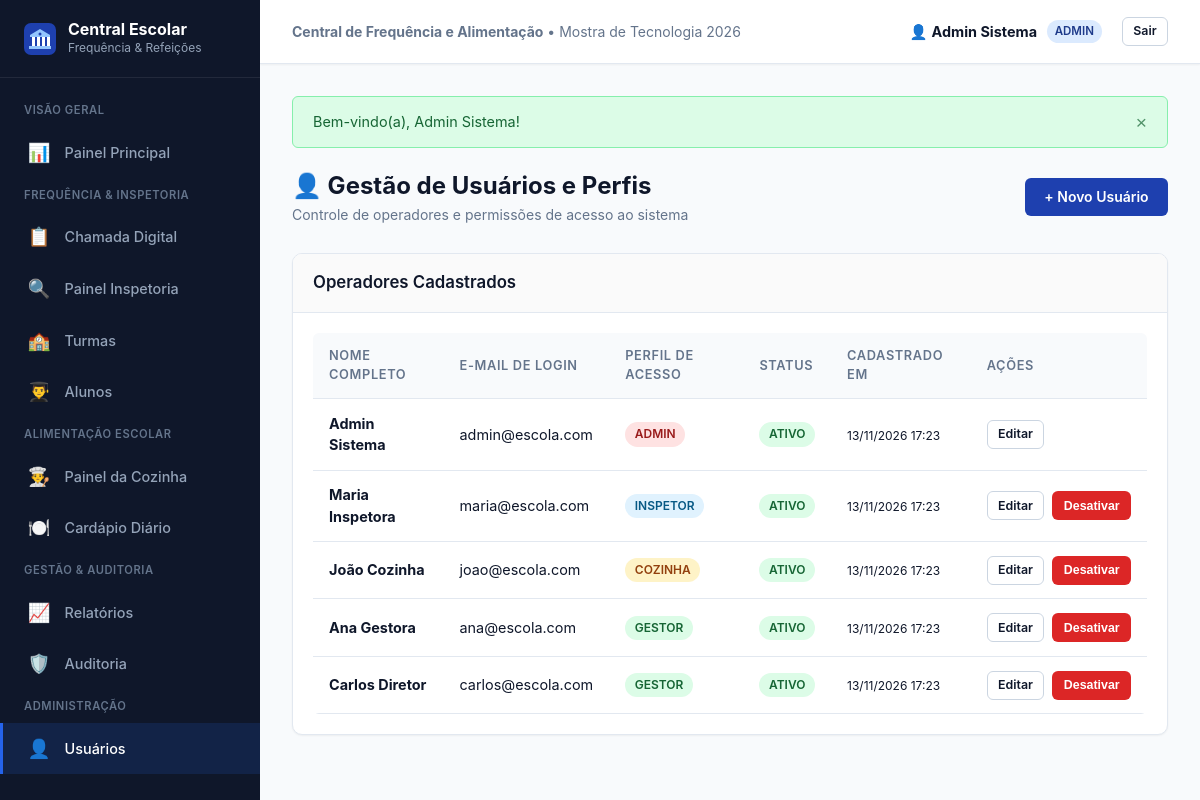
The app's page /usuarios (signed in) with its own data.
### tables this page shows
CREATE TABLE IF NOT EXISTS usuario (
    id          INT UNSIGNED    NOT NULL AUTO_INCREMENT,
    nome        VARCHAR(150)    NOT NULL COMMENT 'Nome completo do usuário',
    email       VARCHAR(200)    NOT NULL COMMENT 'E-mail de login (único)',
    senha_hash  VARCHAR(255)    NOT NULL COMMENT 'Hash da senha (bcrypt)',
    perfil      ENUM('admin','inspetor','cozinha','gestor') NOT NULL
                COMMENT 'Perfil/papel do usuário no sistema',
    ativo       TINYINT(1)      NOT NULL DEFAULT 1 COMMENT '1 = ativo, 0 = inativo',
    created_at  DATETIME        NOT NULL DEFAULT CURRENT_TIMESTAMP,
    updated_at  DATETIME        NOT NULL DEFAULT CURRENT_TIMESTAMP ON UPDATE CURRENT_TIMESTAMP,
    PRIMARY KEY (id),
    UNIQUE KEY uk_usuario_email (email)
);

### app/controllers/UsuariosController.php (called while the page is built, shortened)
<?php
class UsuariosController extends Controller
{
    public function index(): void
    {
        $usuarioModel = $this->model('Usuario');
        $usuarios = $usuarioModel->findAll();
        $this->view('usuarios/index', [
            'titulo'   => 'Gestão de Usuários',
            'usuarios' => $usuarios,
        ]);
    }
}

### core/App.php (called while the page is built, shortened)
<?php
class App
{
    protected string $method = 'index';
    public function __construct()
    {
        $url = $this->parseUrl();
        if (isset($url[0]) && !empty($url[0])) {
            $nomeControlador = ucfirst(strtolower($url[0])) . 'Controller';
            $arquivoControlador = ROOT_PATH . '/app/controllers/' . $nomeControlador . '.php';
            if (file_exists($arquivoControlador)) {
                unset($url[0]);
            } else {
                $this->exibir404();
                return;
            }
        }
        $this->controller = new $this->controller();
        $this->params = $url ? array_values($url) : [];
        call_user_func_array([$this->controller, $this->method], $this->params);
    }
    protected function parseUrl(): array
    {
        if (isset($_GET['url'])) {
            $url = filter_var(rtrim($_GET['url'], '/'), FILTER_SANITIZE_URL);
            return explode('/', $url);
        }
        return [];
    }
}

### index.php (called while the page is built, shortened)
<?php
require_once ROOT_PATH . '/config/database.php';
require_once ROOT_PATH . '/core/App.php';
require_once ROOT_PATH . '/core/Controller.php';
require_once ROOT_PATH . '/core/Model.php';
require_once ROOT_PATH . '/core/Middleware.php';
require_once ROOT_PATH . '/core/Helpers.php';
$app = new App();

### core/Middleware.php (called while the page is built, shortened)
<?php
class Middleware
{
    public static function isLoggedIn(): bool
    {
        return isset($_SESSION['usuario_id']);
    }
    public static function currentUser(): ?array
    {
        return [
            'id'    => $_SESSION['usuario_id'],
            'nome'  => $_SESSION['usuario_nome'],
            'email' => $_SESSION['usuario_email'],
            'perfil' => $_SESSION['usuario_perfil'],
        ];
    }
    public static function currentUserId(): ?int
    {
        return $_SESSION['usuario_id'] ?? null;
    }
}

### core/Model.php (called while the page is built, shortened)
<?php
class Model
{
    protected PDO $db;
    protected string $table = '';
    public function __construct()
    {
        $this->db = Database::connect();
    }
    public function findAll(): array
    {
        $sql = "SELECT * FROM {$this->table}";
        $stmt = $this->db->query($sql);
        return $stmt->fetchAll();
    }
}

### config/database.php (called while the page is built, shortened)
<?php
class Database
{
    private static ?Database $instance = null;
    private function __construct()
    {
        $dsn = 'mysql:host=' . DB_HOST . ';dbname=' . DB_NAME . ';charset=' . DB_CHARSET;
        $opcoes = [
            PDO::ATTR_ERRMODE            => PDO::ERRMODE_EXCEPTION,
            PDO::ATTR_DEFAULT_FETCH_MODE => PDO::FETCH_OBJ,
            PDO::ATTR_EMULATE_PREPARES   => false,
        ];
        try {
            $this->pdo = new PDO($dsn, DB_USER, DB_PASS, $opcoes);
        } catch (PDOException $e) {
            die('Erro ao conectar com o banco de dados: ' . $e->getMessage());
        }
    }
    public static function connect(): PDO
    {
        if (self::$instance === null) {
            self::$instance = new self();
        }
        return self::$instance->pdo;
    }
}

### app/views/usuarios/index.php (the view)
<div class="page-header">
    <div>
        <h1 class="page-header-title">👤 Gestão de Usuários e Perfis</h1>
        <p class="breadcrumb-info">Controle de operadores e permissões de acesso ao sistema</p>
    </div>
    <div class="page-header-actions">
        <a href="<?= BASE_URL ?>/usuarios/criar" class="btn btn-primary">+ Novo Usuário</a>
    </div>
</div>
<div class="card">
    <div class="card-header">
        <h3>Operadores Cadastrados</h3>
    </div>
    <div class="card-body">
        <div class="table-container">
            <table>
                <thead>
                    <tr>
                        <th>Nome Completo</th>
                        <th>E-mail de Login</th>
                        <th>Perfil de Acesso</th>
                        <th>Status</th>
                        <th>Cadastrado Em</th>
                        <th>Ações</th>
                    </tr>
                </thead>
                <tbody>
                    <?php foreach ($usuarios as $u): ?>
                        <tr>
                            <td><strong><?= sanitize($u->nome) ?></strong></td>
                            <td><?= sanitize($u->email) ?></td>
                            <td>
                                <?php
                                $badgeClass = match($u->perfil) {
                                    'admin'    => 'badge-danger',
                                    'inspetor' => 'badge-info',
                                    'cozinha'  => 'badge-warning',
                                    'gestor'   => 'badge-success',
                                    default    => 'badge-secondary'
                                };
                                ?>
                                <span class="badge <?= $badgeClass ?>"><?= strtoupper(sanitize($u->perfil)) ?></span>
                            </td>
                            <td>
                                <?php if ($u->ativo): ?>
                                    <span class="badge badge-success">Ativo</span>
                                <?php else: ?>
                                    <span class="badge badge-secondary">Inativo</span>
                                <?php endif; ?>
                            </td>
                            <td><small><?= formatDateTime($u->created_at) ?></small></td>
                            <td>
                                <div style="display: flex; gap: 0.5rem;">
                                    <a href="<?= BASE_URL ?>/usuarios/editar/<?= $u->id ?>" class="btn btn-outline btn-sm">Editar</a>
                                    <?php if ($u->id != Middleware::currentUserId() && $u->ativo): ?>
                                        <form action="<?= BASE_URL ?>/usuarios/excluir/<?= $u->id ?>" method="POST" onsubmit="return confirm('Desativar o usuário <?= sanitize($u->nome) ?>?');">
                                            <button type="submit" class="btn btn-danger btn-sm">Desativar</button>
                                        </form>
                                    <?php endif; ?>
                                </div>
                            </td>
                        </tr>
                    <?php endforeach; ?>
                </tbody>
            </table>
        </div>
    </div>
</div>

### app/views/templates/header.php (shortened to what this page needs)
<?php
$usuarioAtual = Middleware::currentUser();
$perfilAtual = $usuarioAtual['perfil'] ?? '';
?>
<!DOCTYPE html>
<html lang="pt-BR">
<head>
    <link rel="stylesheet" href="<?= BASE_URL ?>/public/css/style.css">
</head>
<body>
<div class="app-layout">
    <aside class="app-sidebar">
        <div class="sidebar-header">
            <img src="<?= BASE_URL ?>/public/img/logo.svg" alt="Logo" class="sidebar-logo">
            <div>
                <div class="sidebar-title">Central Escolar</div>
                <div class="sidebar-subtitle">Frequência & Refeições</div>
            </div>
        </div>
        <nav class="sidebar-nav">
            <div class="sidebar-nav-label">Visão Geral</div>
            <a href="<?= BASE_URL ?>/" class="sidebar-link <?= isActiveMenu('') ?>">
                <span class="icon">📊</span>
                <span>Painel Principal</span>
            </a>
            <?php if (in_array($perfilAtual, ['admin', 'gestor', 'inspetor'])): ?>
                <div class="sidebar-nav-label">Frequência & Inspetoria</div>
                <a href="<?= BASE_URL ?>/chamadas" class="sidebar-link <?= isActiveMenu('/chamadas') ?>">
                    <span class="icon">📋</span>
                    <span>Chamada Digital</span>
                </a>
                <a href="<?= BASE_URL ?>/inspetoria" class="sidebar-link <?= isActiveMenu('/inspetoria') ?>">
                    <span class="icon">🔍</span>
                    <span>Painel Inspetoria</span>
                </a>
                <a href="<?= BASE_URL ?>/turmas" class="sidebar-link <?= isActiveMenu('/turmas') ?>">
                    <span class="icon">🏫</span>
                    <span>Turmas</span>
                </a>
                <a href="<?= BASE_URL ?>/alunos" class="sidebar-link <?= isActiveMenu('/alunos') ?>">
                    <span class="icon">👨‍🎓</span>
                    <span>Alunos</span>
                </a>
            <?php endif; ?>
            <?php if (in_array($perfilAtual, ['admin', 'gestor', 'cozinha'])): ?>
                <div class="sidebar-nav-label">Alimentação Escolar</div>
                <a href="<?= BASE_URL ?>/cozinha" class="sidebar-link <?= isActiveMenu('/cozinha') ?>">
                    <span class="icon">👨‍🍳</span>
                    <span>Painel da Cozinha</span>
                </a>
                <a href="<?= BASE_URL ?>/cardapios" class="sidebar-link <?= isActiveMenu('/cardapios') ?>">
                    <span class="icon">🍽️</span>
                    <span>Cardápio Diário</span>
                </a>
            <?php endif; ?>
            <?php if (in_array($perfilAtual, ['admin', 'gestor'])): ?>
                <div class="sidebar-nav-label">Gestão & Auditoria</div>
                <a href="<?= BASE_URL ?>/relatorios" class="sidebar-link <?= isActiveMenu('/relatorios') ?>">
                    <span class="icon">📈</span>
                    <span>Relatórios</span>
                </a>
                <a href="<?= BASE_URL ?>/relatorios/auditoria" class="sidebar-link <?= isActiveMenu('/relatorios/auditoria') ?>">
                    <span class="icon">🛡️</span>
                    <span>Auditoria</span>
                </a>
            <?php endif; ?>
            <?php if ($perfilAtual === 'admin'): ?>
                <div class="sidebar-nav-label">Administração</div>
                <a href="<?= BASE_URL ?>/usuarios" class="sidebar-link <?= isActiveMenu('/usuarios') ?>">
                    <span class="icon">👤</span>
                    <span>Usuários</span>
                </a>
            <?php endif; ?>
        </nav>
    </aside>
    <div class="app-main">
        <header class="app-topbar">
            <div class="topbar-left">
                <div class="breadcrumb-info">
                    <strong><?= APP_NAME ?></strong> • Mostra de Tecnologia 2026
                </div>
            </div>
            <div class="topbar-right">
                <div class="user-badge">
                    <span>👤 <strong><?= sanitize($usuarioAtual['nome'] ?? 'Usuário') ?></strong></span>
                    <span class="role-tag"><?= sanitize($perfilAtual) ?></span>
                </div>
                <a href="<?= BASE_URL ?>/auth/logout" class="btn btn-outline btn-sm">Sair</a>
            </div>
        </header>
        <main class="content-area">
            <?= flash('mensagem') ?>

### records on screen
usuario: nome "Admin Sistema", perfil "ADMIN", email "admin@escola.com", ativo "ATIVO", created_at "13/11/2026 17:23"
usuario: nome "Maria Inspetora", email "maria@escola.com", perfil "INSPETOR", ativo "ATIVO", created_at "13/11/2026 17:23"
usuario: nome "João Cozinha", email "joao@escola.com", perfil "COZINHA", ativo "ATIVO", created_at "13/11/2026 17:23"
usuario: nome "Ana Gestora", email "ana@escola.com", perfil "GESTOR", ativo "ATIVO", created_at "13/11/2026 17:23"
usuario: nome "Carlos Diretor", email "carlos@escola.com", perfil "GESTOR", ativo "ATIVO", created_at "13/11/2026 17:23"

### other values on screen
APP_NAME "Central de Frequência e Alimentação"
$flash['message'] "Bem-vindo(a), Admin Sistema!"
